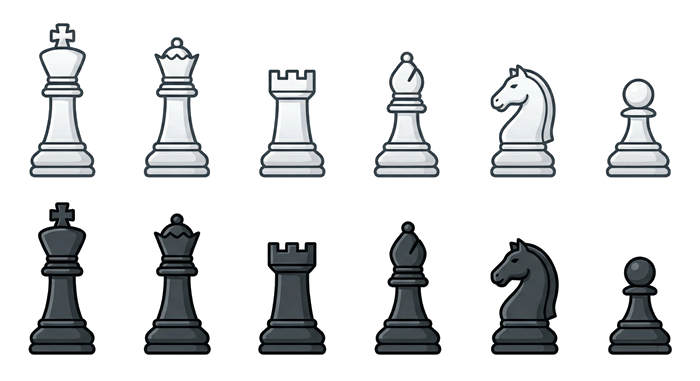
#> input picture assets/chess_test.png, 700 x 381 px
$ python make_web_icons.py
#> lines starting #> are read from the running program, lines starting #| are printed output that depends on the picture
#> in make_icons, atlas is the input picture: PIL image 700x381 RGBA; mean R, G, B, A 41.8, 48.4, 52.9, 58.2
#!/usr/bin/env python3
"""Makes web/icons/icon-192.png and web/icons/icon-512.png, the icons of the web app that web/app.json lists. Needs Pillow (`pip install pillow`);
the icons are committed, so nobody needs this tool to build.

    python tools/make_web_icons.py
    python tools/make_web_icons.py --out /tmp/icons

The icon is the white king of the Classic atlas (the sprite ClassicWhiteKing of config/TextureLibrary.xml) on a square of the Classic dark board
color. The king is cut out of assets/chess_test.png by its cell, trimmed to what is drawn and centred, no taller than KING_SHARE of the side:
the icons are declared `any maskable`, and a launcher may crop a maskable icon to a circle that keeps the middle 80 percent.
Exit code: 0 written, 1 Pillow is missing or the atlas is not there.
"""

import argparse
import math
import sys
from pathlib import Path

try:
    from PIL import Image
except ImportError:
    Image = None

ROOT = Path(__file__).resolve().parent.parent
ATLAS = ROOT / "assets" / "chess_test.png"
DEFAULT_OUT = ROOT / "web" / "icons"

# The srcRect of ClassicWhiteKing in config/TextureLibrary.xml (tools/tests/test_make_web_icons.py holds the two together)
KING_X = 0.0
KING_Y = 0.0
KING_W = 116.67
KING_H = 190.5

# boardDark of the theme `classic` in config/UIThemes.xml
BACKGROUND = (181, 136, 99, 255)
KING_SHARE = 0.6
SIDES = (192, 512)


def icon_name(side: int) -> str:
    return f"icon-{side}.png"


def cut_king(atlas):
    """The king of the atlas cell, trimmed to the pixels that are drawn (RGBA)."""
    cell = atlas.convert("RGBA").crop((math.floor(KING_X), math.floor(KING_Y), math.ceil(KING_X + KING_W), math.ceil(KING_Y + KING_H)))
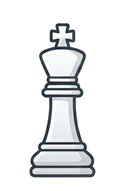
#> cell: PIL image 117x191 RGBA; mean R, G, B, A 73.7, 84.2, 90.5, 66; transparent parts drawn white
    bounds = cell.getchannel("A").getbbox()
#> bounds = (29, 23, 96, 178)
    if bounds is None:
        raise ValueError("the king's cell of the atlas is empty")
    return cell.crop(bounds)
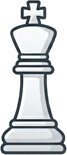
#> returned value: PIL image 67x155 RGBA; mean R, G, B, A 111.1, 120, 125.5, 142; transparent parts drawn white


def render(king, side: int):
    """A square icon of `side` pixels: the king centred on the background, its height KING_SHARE of the side."""
    height = round(side * KING_SHARE)
    width = max(1, round(king.width * height / king.height))
    scaled = king.resize((width, height), Image.LANCZOS)
    icon = Image.new("RGBA", (side, side), BACKGROUND)
    icon.alpha_composite(scaled, ((side - width) // 2, (side - height) // 2))
    return icon


def make_icons(atlas_path: Path, out_dir: Path) -> list[Path]:
    """Writes every icon of SIDES into `out_dir` and returns their paths."""
    with Image.open(atlas_path) as atlas:
        king = cut_king(atlas)
    out_dir.mkdir(parents=True, exist_ok=True)
    written = []
    for side in SIDES:
        path = out_dir / icon_name(side)
        render(king, side).save(path, optimize=True)
        written.append(path)
#> this loop made 2 passes
#> pass 1, in render, `scaled = king.resize((width, height), Image.LANCZOS)`:
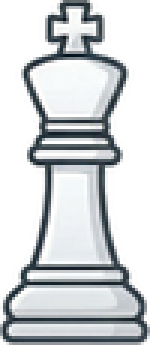
#> scaled: PIL image 50x115 RGBA (shown 3 times larger); mean R, G, B, A 95.1, 99.5, 102.6, 142; transparent parts drawn white
#> pass 1, in render, `icon = Image.new("RGBA", (side, side), BACKGROUND)`:
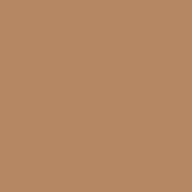
#> icon: PIL image 192x192 RGBA; mean R, G, B, A 181, 136, 99, 255
#> pass 1, in make_icons, `render(king, side).save(path, optimize=True)`:
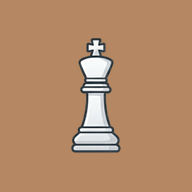
#> saved as icon-192.png: PIL image 192x192 RGBA; mean R, G, B, A 179.8, 139.2, 105.8, 255
#> pass 2, in render (call 2), `scaled = king.resize((width, height), Image.LANCZOS)`:
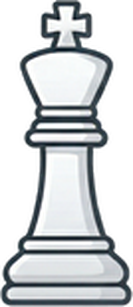
#> scaled: PIL image 133x307 RGBA; mean R, G, B, A 94.9, 99.2, 102, 141.9; transparent parts drawn white
#> after the loop, written = 2 items
    return written


def main() -> int:
    parser = argparse.ArgumentParser(description="Makes the icons of the web app from the Classic white king.")
    parser.add_argument("--out", type=Path, default=DEFAULT_OUT, help=f"the folder of the icons (default: {DEFAULT_OUT})")
    args = parser.parse_args()
    if Image is None:
        print("Pillow is missing: pip install pillow", file=sys.stderr)
        return 1
    if not ATLAS.is_file():
        print(f"the atlas {ATLAS} is not there", file=sys.stderr)
        return 1
    for path in make_icons(ATLAS, args.out):
        print(path)
    return 0


if __name__ == "__main__":
    sys.exit(main())
#> (the program exits here)
